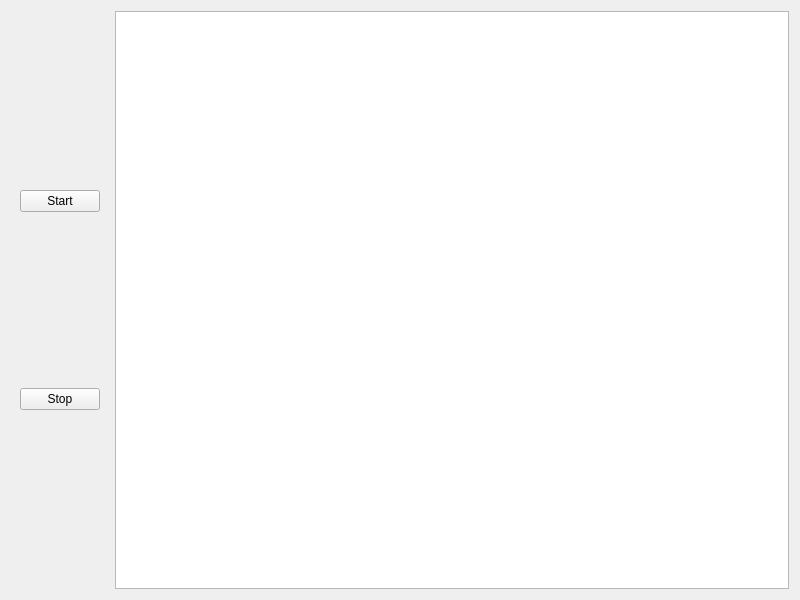
<?xml version="1.0" encoding="UTF-8"?>
<ui version="4.0">
 <class>Widget</class>
 <widget class="QWidget" name="Widget">
  <property name="geometry">
   <rect>
    <x>0</x>
    <y>0</y>
    <width>800</width>
    <height>600</height>
   </rect>
  </property>
  <property name="windowTitle">
   <string>Widget</string>
  </property>
  <layout class="QHBoxLayout" name="horizontalLayout">
   <item>
    <widget class="QWidget" name="widget" native="true">
     <layout class="QVBoxLayout" name="verticalLayout">
      <item>
       <widget class="QPushButton" name="btnStart">
        <property name="text">
         <string>Start</string>
        </property>
       </widget>
      </item>
      <item>
       <widget class="QPushButton" name="btnStop">
        <property name="text">
         <string>Stop</string>
        </property>
       </widget>
      </item>
     </layout>
    </widget>
   </item>
   <item>
    <widget class="QChartView" name="chartView"/>
   </item>
  </layout>
 </widget>
 <customwidgets>
  <customwidget>
   <class>QChartView</class>
   <extends>QGraphicsView</extends>
   <header>qchartview.h</header>
  </customwidget>
 </customwidgets>
 <resources/>
 <connections/>
</ui>
